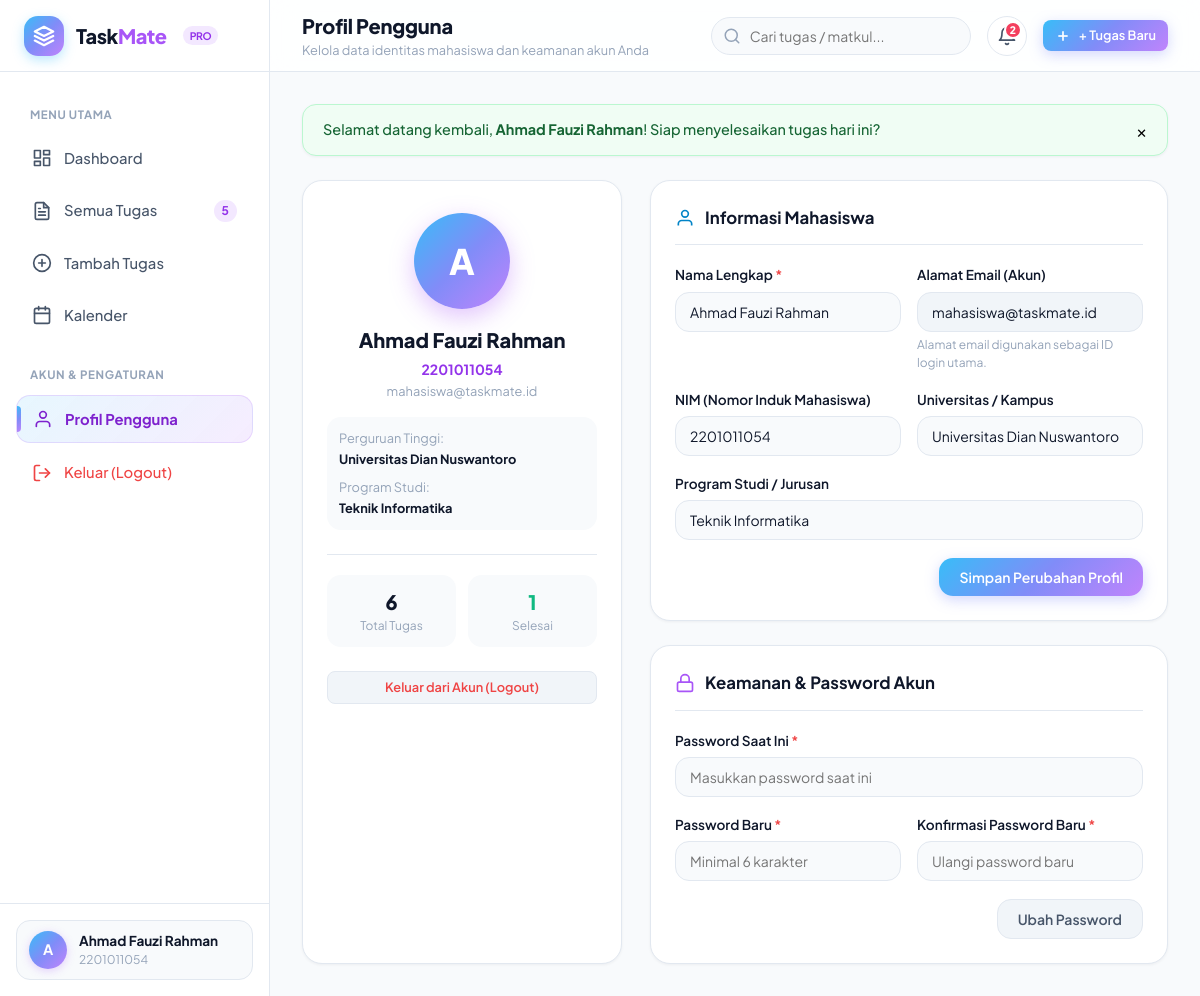
The app's page /profile.php (signed in) with its own data.
### tables this page shows
CREATE TABLE IF NOT EXISTS `users` (
  `id` INT AUTO_INCREMENT PRIMARY KEY,
  `nama` VARCHAR(100) NOT NULL,
  `email` VARCHAR(100) NOT NULL UNIQUE,
  `password` VARCHAR(255) NOT NULL,
  `nim` VARCHAR(30) DEFAULT NULL,
  `universitas` VARCHAR(100) DEFAULT 'Universitas Indonesia',
  `jurusan` VARCHAR(100) DEFAULT 'Teknik Informatika',
  `foto_profil` VARCHAR(255) DEFAULT 'default-avatar.png',
  `created_at` DATETIME DEFAULT CURRENT_TIMESTAMP,
  `updated_at` DATETIME DEFAULT CURRENT_TIMESTAMP ON UPDATE CURRENT_TIMESTAMP
);

### includes/task_functions.php (called while the page is built, shortened)
<?php
require_once __DIR__ . '/../config/config.php';
function get_task_statistics(int $userId): array {
    $pdo = Database::getConnection();
    $now = date('Y-m-d H:i:s');
    $in3Days = date('Y-m-d H:i:s', strtotime('+3 days'));
    $stmt = $pdo->prepare("SELECT
        COUNT(*) as total,
        COALESCE(SUM(CASE WHEN status = 'Belum Dikerjakan' THEN 1 ELSE 0 END), 0) as belum_dikerjakan,
        COALESCE(SUM(CASE WHEN status = 'Sedang Dikerjakan' THEN 1 ELSE 0 END), 0) as sedang_dikerjakan,
        COALESCE(SUM(CASE WHEN status = 'Selesai' THEN 1 ELSE 0 END), 0) as selesai,
        COALESCE(SUM(CASE WHEN status != 'Selesai' AND deadline < ? THEN 1 ELSE 0 END), 0) as terlambat,
        COALESCE(SUM(CASE WHEN status != 'Selesai' AND deadline >= ? AND deadline <= ? THEN 1 ELSE 0 END), 0) as mendekati_deadline
    FROM tasks WHERE user_id = ?");
    $stmt->execute([$now, $now, $in3Days, $userId]);
    $stats = $stmt->fetch();
    $total = (int)($stats['total'] ?? 0);
    $selesai = (int)($stats['selesai'] ?? 0);
    $persen = $total > 0 ? (int)round(($selesai / $total) * 100) : 0;
    return [
        'total' => $total,
        'belum_dikerjakan' => (int)($stats['belum_dikerjakan'] ?? 0),
        'sedang_dikerjakan' => (int)($stats['sedang_dikerjakan'] ?? 0),
        'selesai' => $selesai,
        'terlambat' => (int)($stats['terlambat'] ?? 0),
        'mendekati_deadline' => (int)($stats['mendekati_deadline'] ?? 0),
        'persentase_selesai' => $persen
    ];
}

### includes/auth.php (called while the page is built, shortened)
<?php
require_once __DIR__ . '/../config/config.php';
function current_user(): ?array {
    try {
        $pdo = Database::getConnection();
        $stmt = $pdo->prepare("SELECT id, nama, email, nim, universitas, jurusan, foto_profil, created_at FROM users WHERE id = ?");
        $stmt->execute([$_SESSION['user_id']]);
        $user = $stmt->fetch();
        return $user;
    } catch (Throwable $e) {
        return null;
    }
}

### config/config.php (called while the page is built, shortened)
<?php
function get_flash(): ?array {
    if (isset($_SESSION['flash'])) {
        $flash = $_SESSION['flash'];
        return $flash;
    }
    return null;
}

### profile.php (the view, shortened to what this page needs)
<?php
require_once __DIR__ . '/includes/auth.php';
require_once __DIR__ . '/includes/task_functions.php';
$user = current_user();
$activeNav = 'profile';
$stats = get_task_statistics($user['id']);
$flash = get_flash();
require_once __DIR__ . '/includes/header.php';
require_once __DIR__ . '/includes/sidebar.php';
?>
<div class="main-wrapper">
    <?php require_once __DIR__ . '/includes/navbar.php'; ?>
    <main class="content-body">
        <?php if ($flash): ?>
            <div class="alert alert-<?= $flash['type'] ?>">
                <div><?= $flash['message'] ?></div>
                <button type="button" style="background:none;border:none;cursor:pointer;font-size:1.1rem;" onclick="this.parentElement.remove()">&times;</button>
            </div>
        <?php endif; ?>
        <div class="profile-grid">
            <div class="profile-card-left">
                <div class="profile-avatar-large">
                    <?= strtoupper(substr($user['nama'], 0, 1)) ?>
                </div>
                <h3 style="font-size:1.25rem;font-weight:800;color:var(--text-primary);margin-bottom:4px;">
                    <?= htmlspecialchars($user['nama']) ?>
                </h3>
                <p style="font-size:0.875rem;color:var(--pastel-purple-600);font-weight:700;margin-bottom:2px;">
                    <?= htmlspecialchars($user['nim'] ?: 'NIM Belum Diatur') ?>
                </p>
                <p style="font-size:0.8rem;color:var(--text-muted);">
                    <?= htmlspecialchars($user['email']) ?>
                </p>
                <div style="margin-top:16px;padding:12px;background:#f8fafc;border-radius:var(--radius-md);text-align:left;font-size:0.8rem;">
                    <div style="color:var(--text-muted);margin-bottom:2px;">Perguruan Tinggi:</div>
                    <div style="font-weight:700;color:var(--text-primary);margin-bottom:8px;"><?= htmlspecialchars($user['universitas'] ?: '-') ?></div>
                    <div style="color:var(--text-muted);margin-bottom:2px;">Program Studi:</div>
                    <div style="font-weight:700;color:var(--text-primary);"><?= htmlspecialchars($user['jurusan'] ?: '-') ?></div>
                </div>
                <div class="profile-stats-mini">
                    <div class="stat-box-mini">
                        <div class="val"><?= $stats['total'] ?></div>
                        <div class="lbl">Total Tugas</div>
                    </div>
                    <div class="stat-box-mini">
                        <div class="val" style="color:#10b981;"><?= $stats['selesai'] ?></div>
                        <div class="lbl">Selesai</div>
                    </div>
                </div>
                <div style="margin-top:24px;">
                    <a href="logout.php" class="btn btn-secondary btn-sm" style="width:100%;color:#ef4444;" onclick="return confirm('Apakah Anda yakin ingin logout?');">
                        Keluar dari Akun (Logout)
                    </a>
                </div>
            </div>
            <div style="display:flex;flex-direction:column;gap:24px;">
                <div class="panel-card">
                    <div class="panel-header">
                        <div class="panel-title">
                            <svg width="20" height="20" viewBox="0 0 24 24" fill="none" stroke="var(--primary-600)" stroke-width="2">
                                <path d="M20 21v-2a4 4 0 0 0-4-4H8a4 4 0 0 0-4 4v2"></path>
                                <circle cx="12" cy="7" r="4"></circle>
                            </svg>
                            <span>Informasi Mahasiswa</span>
                        </div>
                    </div>
                    <form action="profile.php" method="POST">
                        <div class="form-row">
                            <div class="form-group">
                                <label class="form-label" for="nama">Nama Lengkap <span class="required">*</span></label>
                                <input type="text" id="nama" name="nama" class="form-control" value="<?= htmlspecialchars($user['nama']) ?>" required>
                            </div>
                            <div class="form-group">
                                <label class="form-label" for="email">Alamat Email (Akun)</label>
                                <input type="email" id="email" class="form-control" value="<?= htmlspecialchars($user['email']) ?>" disabled style="background:#f1f5f9;cursor:not-allowed;">
                                <div class="form-text">Alamat email digunakan sebagai ID login utama.</div>
                            </div>
                        </div>
                        <div class="form-row">
                            <div class="form-group">
                                <label class="form-label" for="nim">NIM (Nomor Induk Mahasiswa)</label>
                                <input type="text" id="nim" name="nim" class="form-control" value="<?= htmlspecialchars($user['nim'] ?? '') ?>" placeholder="Masukkan NIM Anda">
                            </div>
                            <div class="form-group">
                                <label class="form-label" for="universitas">Universitas / Kampus</label>
                                <input type="text" id="universitas" name="universitas" class="form-control" value="<?= htmlspecialchars($user['universitas'] ?? '') ?>" placeholder="Nama kampus">
                            </div>
                        </div>
                        <div class="form-group">
                            <label class="form-label" for="jurusan">Program Studi / Jurusan</label>
                            <input type="text" id="jurusan" name="jurusan" class="form-control" value="<?= htmlspecialchars($user['jurusan'] ?? '') ?>" placeholder="Contoh: Teknik Informatika">
                        </div>
                        <div style="display:flex;justify-content:flex-end;">
                            <button type="submit" class="btn btn-primary">
                                Simpan Perubahan Profil
                            </button>
                        </div>
                    </form>
                </div>
                <div class="panel-card">
                    <div class="panel-header">
                        <div class="panel-title">
                            <svg width="20" height="20" viewBox="0 0 24 24" fill="none" stroke="var(--pastel-purple-500)" stroke-width="2">
                                <rect x="3" y="11" width="18" height="11" rx="2" ry="2"></rect>
                                <path d="M7 11V7a5 5 0 0 1 10 0v4"></path>
                            </svg>
                            <span>Keamanan & Password Akun</span>
                        </div>
                    </div>
                    <form action="profile.php" method="POST">
                        <div class="form-group">
                            <label class="form-label" for="current_password">Password Saat Ini <span class="required">*</span></label>
                            <input type="password" id="current_password" name="current_password" class="form-control" placeholder="Masukkan password saat ini" required>
                        </div>
                        <div class="form-row">
                            <div class="form-group">
                                <label class="form-label" for="new_password">Password Baru <span class="required">*</span></label>
                                <input type="password" id="new_password" name="new_password" class="form-control" placeholder="Minimal 6 karakter" required>
                            </div>
                            <div class="form-group">
                                <label class="form-label" for="confirm_password">Konfirmasi Password Baru <span class="required">*</span></label>
                                <input type="password" id="confirm_password" name="confirm_password" class="form-control" placeholder="Ulangi password baru" required>
                            </div>
                        </div>
                        <div style="display:flex;justify-content:flex-end;">
                            <button type="submit" class="btn btn-secondary">
                                Ubah Password
                            </button>
                        </div>
                    </form>
                </div>
            </div>
        </div>
    </main>
<?php require_once __DIR__ . '/includes/footer.php'; ?>

### includes/sidebar.php (shortened to what this page needs)
<?php
$user = current_user();
$activeNav = $activeNav ?? 'dashboard';
$sidebarStats = get_task_statistics($user['id']);
$pendingCount = $sidebarStats['belum_dikerjakan'] + $sidebarStats['sedang_dikerjakan'];
?>
<aside class="sidebar" id="sidebar">
    <div class="sidebar-header">
        <a href="dashboard.php" class="brand-logo">
            <div class="brand-icon-wrapper">
                <svg width="22" height="22" viewBox="0 0 24 24" fill="none" stroke="currentColor" stroke-width="2.5" stroke-linecap="round" stroke-linejoin="round">
                    <path d="M12 2L2 7l10 5 10-5-10-5z"></path>
                    <path d="M2 17l10 5 10-5"></path>
                    <path d="M2 12l10 5 10-5"></path>
                </svg>
            </div>
            <span>Task<span style="color:var(--pastel-purple-500)">Mate</span></span>
            <span class="brand-badge">PRO</span>
        </a>
    </div>
    <nav class="sidebar-nav">
        <div class="nav-section-title">Menu Utama</div>
        <a href="dashboard.php" class="nav-item <?= $activeNav === 'dashboard' ? 'active' : '' ?>">
            <span>Dashboard</span>
        </a>
        <a href="tasks.php" class="nav-item <?= $activeNav === 'tasks' ? 'active' : '' ?>">
            <span>Semua Tugas</span>
            <?php if ($pendingCount > 0): ?>
                <span class="badge-count"><?= $pendingCount ?></span>
            <?php endif; ?>
        </a>
        <a href="task-create.php" class="nav-item <?= $activeNav === 'task-create' ? 'active' : '' ?>">
            <svg width="20" height="20" viewBox="0 0 24 24" fill="none" stroke="currentColor" stroke-width="2" stroke-linecap="round" stroke-linejoin="round">
                <circle cx="12" cy="12" r="10"></circle>
                <line x1="12" y1="8" x2="12" y2="16"></line>
                <line x1="8" y1="12" x2="16" y2="12"></line>
            </svg>
            <span>Tambah Tugas</span>
        </a>
        <a href="calendar.php" class="nav-item <?= $activeNav === 'calendar' ? 'active' : '' ?>">
            <span>Kalender</span>
        </a>
        <div class="nav-section-title" style="margin-top:12px;">Akun & Pengaturan</div>
        <a href="profile.php" class="nav-item <?= $activeNav === 'profile' ? 'active' : '' ?>">
            <svg width="20" height="20" viewBox="0 0 24 24" fill="none" stroke="currentColor" stroke-width="2" stroke-linecap="round" stroke-linejoin="round">
                <path d="M20 21v-2a4 4 0 0 0-4-4H8a4 4 0 0 0-4 4v2"></path>
                <circle cx="12" cy="7" r="4"></circle>
            </svg>
            <span>Profil Pengguna</span>
        </a>
        <a href="logout.php" class="nav-item" style="color:#ef4444;" onclick="return confirm('Apakah Anda yakin ingin keluar dari sistem?');">
            <svg width="20" height="20" viewBox="0 0 24 24" fill="none" stroke="currentColor" stroke-width="2" stroke-linecap="round" stroke-linejoin="round">
                <path d="M9 21H5a2 2 0 0 1-2-2V5a2 2 0 0 1 2-2h4"></path>
                <polyline points="16 17 21 12 16 7"></polyline>
                <line x1="21" y1="12" x2="9" y2="12"></line>
            </svg>
            <span>Keluar (Logout)</span>
        </a>
    </nav>
    <div class="sidebar-footer">
        <a href="profile.php" class="user-mini-card">
            <div class="user-avatar">
                <?= strtoupper(substr($user['nama'], 0, 1)) ?>
            </div>
            <div class="user-mini-info">
                <div class="user-mini-name"><?= htmlspecialchars($user['nama']) ?></div>
                <div class="user-mini-sub"><?= htmlspecialchars($user['nim'] ?: 'Mahasiswa') ?></div>
            </div>
        </a>
    </div>
</aside>

### records on screen
users: nama "A", nama "Ahmad Fauzi Rahman", nim "2201011054", email "mahasiswa@taskmate.id", universitas "Universitas Dian Nuswantoro", jurusan "Teknik Informatika"

### other values on screen
$pendingCount "5"
$pageTitle "Profil Pengguna"
$pageSubtitle "Kelola data identitas mahasiswa dan keamanan akun Anda"
$notifCount "2"
$flash['message'] "Selamat datang kembali, Ahmad Fauzi Rahman ! Siap menyelesaikan tugas hari ini?"
$stats['total'] "6"
$stats['selesai'] "1"
